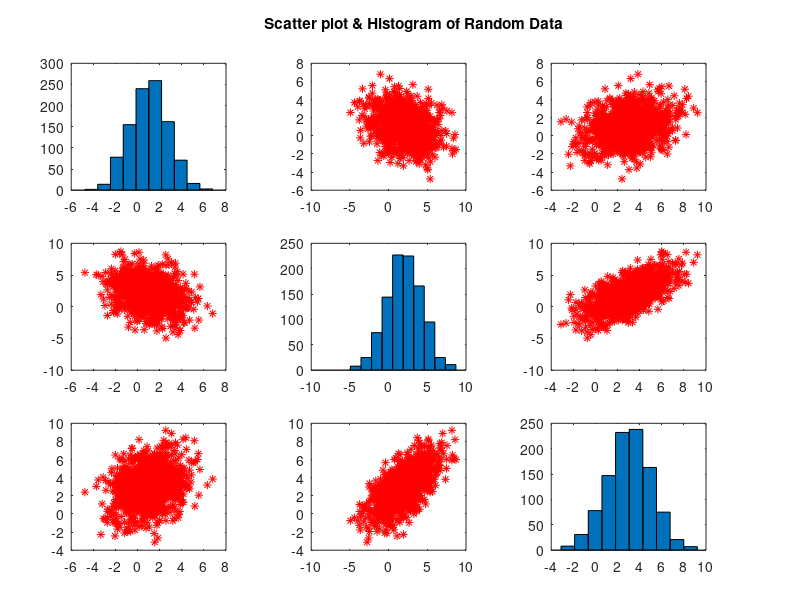

Reproduce this figure in MATLAB.
clc;clear all;
N=1000; %Length of array of each RV
%given mu and sigma matrices
mu = [1,2,3]; sigma = [3,-1,1;-1,5,3;1,3,4];
A = chol(sigma); %Choleski lower dia matrix
X = randn(N,3)*A + repmat(mu,N,1);
M = mean(X)
C = cov(X)
plotmatrix(X,'*r')
title('Scatter plot & Histogram of Random Data')